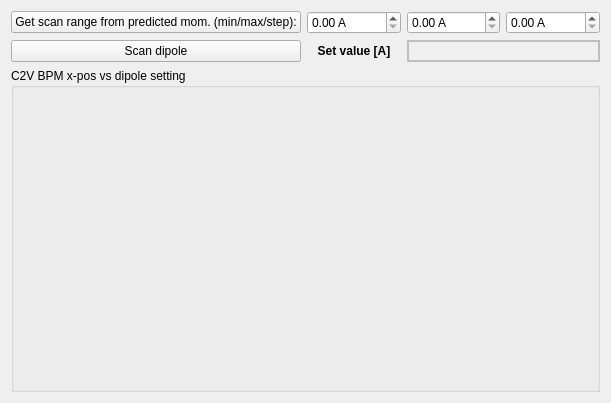
                 <widget class="QWidget" name="page_6">
                  <property name="geometry">
                   <rect>
                    <x>0</x>
                    <y>0</y>
                    <width>611</width>
                    <height>403</height>
                   </rect>
                  </property>
                  <attribute name="label">
                   <string>Scan dipole to find beam on C2V BPM</string>
                  </attribute>
                  <layout class="QGridLayout" name="gridLayout_10">
                   <item row="0" column="0">
                    <layout class="QGridLayout" name="gridLayout_12">
                     <item row="0" column="0">
                      <widget class="QPushButton" name="pushButton_roughGetCurrentRange">
                       <property name="text">
                        <string>Get scan range from predicted mom. (min/max/step):</string>
                       </property>
                       <property name="checked">
                        <bool>false</bool>
                       </property>
                      </widget>
                     </item>
                     <item row="0" column="1">
                      <widget class="QDoubleSpinBox" name="doubleSpinBox_roughIMin">
                       <property name="suffix">
                        <string> A</string>
                       </property>
                      </widget>
                     </item>
                     <item row="0" column="2">
                      <widget class="QDoubleSpinBox" name="doubleSpinBox_roughIMax">
                       <property name="suffix">
                        <string> A</string>
                       </property>
                      </widget>
                     </item>
                     <item row="0" column="3">
                      <widget class="QDoubleSpinBox" name="doubleSpinBox_roughIStep">
                       <property name="suffix">
                        <string> A</string>
                       </property>
                      </widget>
                     </item>
                     <item row="2" column="0" colspan="4">
                      <widget class="QGroupBox" name="groupBox_2">
                       <property name="title">
                        <string>C2V BPM x-pos vs dipole setting</string>
                       </property>
                       <layout class="QHBoxLayout" name="horizontalLayout_3"/>
                      </widget>
                     </item>
                     <item row="1" column="0">
                      <widget class="QPushButton" name="pushButton_roughCentreC2VCurrent">
                       <property name="text">
                        <string>Scan dipole</string>
                       </property>
                       <property name="checked">
                        <bool>false</bool>
                       </property>
                      </widget>
                     </item>
                     <item row="1" column="1">
                      <widget class="QLabel" name="label_42">
                       <property name="font">
                        <font>
                         <weight>75</weight>
                         <bold>true</bold>
                        </font>
                       </property>
                       <property name="text">
                        <string>Set value [A]</string>
                       </property>
                       <property name="alignment">
                        <set>Qt::AlignCenter</set>
                       </property>
                      </widget>
                     </item>
                     <item row="1" column="2" colspan="2">
                      <widget class="QLabel" name="label_dipole_set_2">
                       <property name="enabled">
                        <bool>false</bool>
                       </property>
                       <property name="minimumSize">
                        <size>
                         <width>100</width>
                         <height>0</height>
                        </size>
                       </property>
                       <property name="maximumSize">
                        <size>
                         <width>16777215</width>
                         <height>16777215</height>
                        </size>
                       </property>
                       <property name="layoutDirection">
                        <enum>Qt::LeftToRight</enum>
                       </property>
                       <property name="frameShape">
                        <enum>QFrame::WinPanel</enum>
                       </property>
                       <property name="text">
                        <string/>
                       </property>
                       <property name="alignment">
                        <set>Qt::AlignLeading|Qt::AlignLeft|Qt::AlignVCenter</set>
                       </property>
                      </widget>
                     </item>
                    </layout>
                   </item>
                  </layout>
                 </widget>
